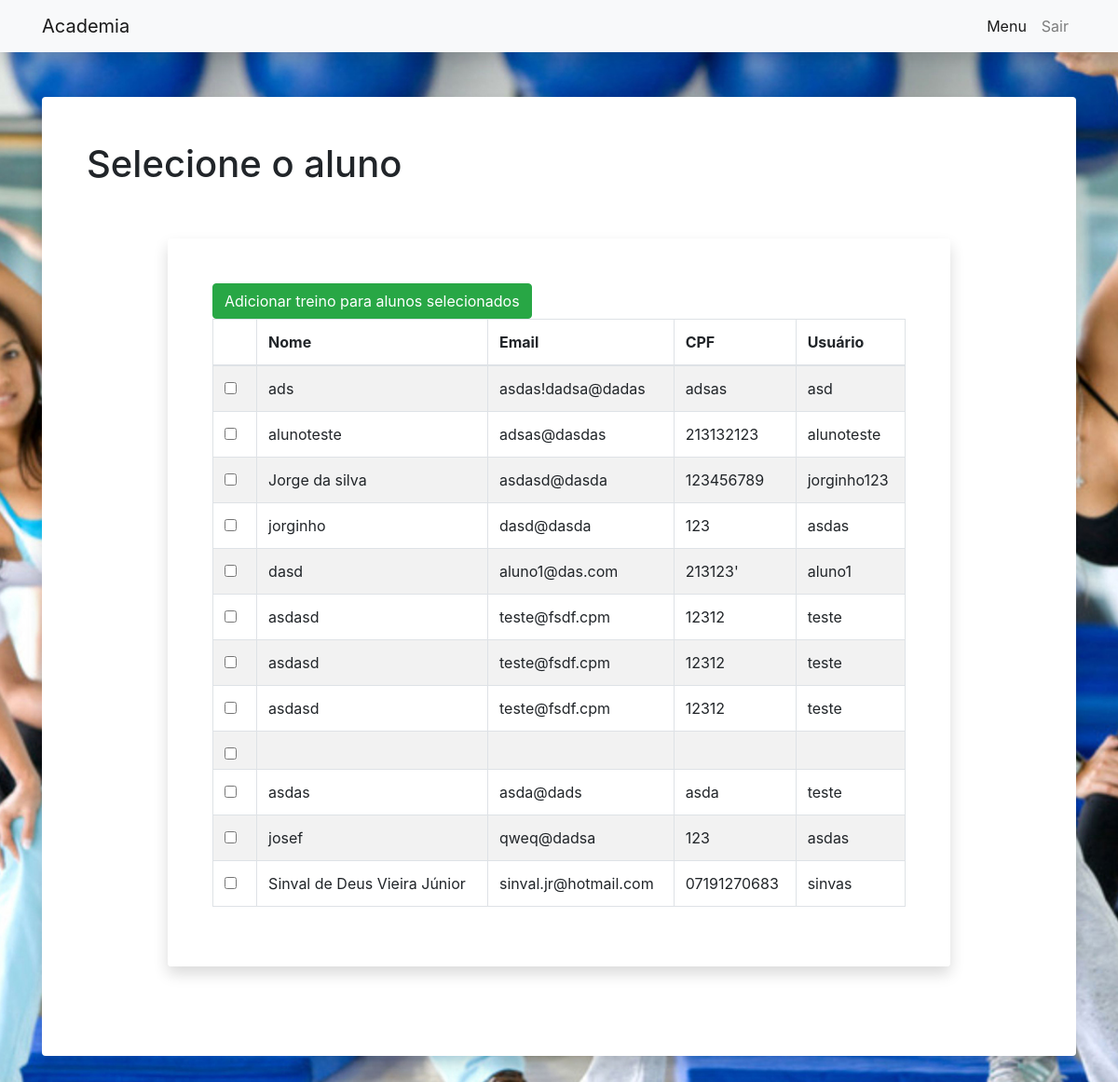
The app's page /professor/lista_alunos/ with its own data.
### aluno/models.py (models this page shows, shortened)
class Aluno(models.Model):
    nome = models.CharField(max_length=100)
    CPF = models.CharField(max_length=100)
    identidade = models.CharField(max_length=100)
    nascimento = models.CharField(max_length=20)
    n_cartao = models.CharField(max_length=100)
    bandeira = models.CharField(max_length=100)
    cartao_nome = models.CharField(max_length=100)
    usuario = models.CharField(max_length=100)
    email = models.CharField(max_length=100)
    password = models.CharField(max_length=100)
    planos = models.ManyToManyField(Plano,default=None)
    treino = models.ManyToManyField(Treino,default=None)
    exame = models.ManyToManyField(Exame,default=None)

### professor/views.py (the view, shortened to what this page needs)
# urls.py: path('lista_alunos/',views.lista_alunos,name='professor-lista_alunos'),
def lista_alunos(request):
    alunos = Aluno.objects.filter()
    context = {
        "alunos": alunos,
    }
    return render(request,'professor/lista_alunos.html',context)

### professor/templates/professor/lista_alunos.html (shortened to what this page needs)
{% extends "professor/usuario_logado.html" %}
{% load static %}
{% block styles %}
<link rel="stylesheet" href="{% static '/secretario/styles/aula_perfil.css' %}">
{% endblock styles %}
{% block content %}
<div class="container">
    <div class="card border-0 shadow my-5">
        <div class="card-body p-5">
            <div>
                <p class="h1">Selecione o aluno</p>
                <div class="row py-5">
                    <div class="col-lg-10 mx-auto">
                        <div class="card rounded shadow border-0">
                            <div class="card-body p-5 bg-white rounded">
                                <div class="table-responsive">
                                    <table id="alunos" style="width:100%" class="table table-striped table-bordered">
                                        <thead>
                                            <tr>
                                                <th></th>
                                                <th>Nome</th>
                                                <th>Email</th>
                                                <th>CPF</th>
                                                <th>Usuário</th>
                                            </tr>
                                        </thead>
                                        <tbody>
                                            <form method="POST">
                                                {% for aluno in alunos %}
                                                <tr>
                                                    <td>
                                                        <div class="form-group form-check">
                                                            <input type="checkbox" class="form-check-input"
                                                                name={{aluno.id}}>
                                                        </div>
                                                    </td>
                                                    <td>{{aluno.nome}}</td>
                                                    <td>{{aluno.email}}</td>
                                                    <td>{{aluno.CPF}}</td>
                                                    <td>{{aluno.usuario}}</td>
                                                </tr>
                                                {% endfor %}
                                                <button class="btn btn-success" type="submit" value="alunos">Adicionar treino para alunos selecionados</button>
                                            </form>
                                        </tbody>
                                    </table>
                                </div>
                            </div>
                        </div>
                    </div>
                </div>
            </div>
        </div>
    </div>
</div>
{% endblock content %}

### assets/secretario/styles/aula_perfil.css (style rules this page uses)
body { background: url('../images/alunos.jpg') no-repeat center center fixed; -webkit-background-size: cover; -moz-background-size: cover; background-size: cover; -o-background-size: cover; }

### records on screen
Aluno: nome "ads", email "asdas!dadsa@dadas", CPF "adsas", usuario "asd"
Aluno: nome "alunoteste", email "adsas@dasdas", CPF "213132123", usuario "alunoteste"
Aluno: nome "Jorge da silva", email "asdasd@dasda", CPF "123456789", usuario "jorginho123"
Aluno: nome "jorginho", email "dasd@dasda", CPF "123", usuario "asdas"
Aluno: nome "dasd", email "aluno1@das.com", CPF "213123'", usuario "aluno1"
Aluno: nome "asdasd", email "teste@fsdf.cpm", CPF "12312", usuario "teste"
Aluno: nome "asdasd", email "teste@fsdf.cpm", CPF "12312", usuario "teste"
Aluno: nome "asdasd", email "teste@fsdf.cpm", CPF "12312", usuario "teste"
Aluno: nome "asdas", email "asda@dads", CPF "asda", usuario "teste"
Aluno: nome "josef", email "qweq@dadsa", CPF "123", usuario "asdas"
Aluno: nome "Sinval de Deus Vieira Júnior", email "sinval.jr@hotmail.com", CPF "07191270683", usuario "sinvas"
